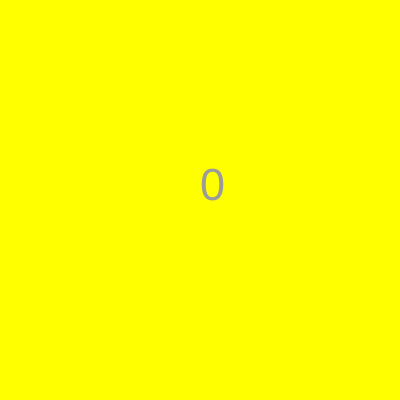
Frame 1 (no input)
Frame 60 (no input): identical to frame 1, image omitted
Frame 120 (the mouse pressed at the canvas centre since frame 60): identical to frame 1, image omitted

The p5.js sketch that drew this single still picture (run headless with seeded random() and noise() and a simulated clock; from frame 60 on, the mouse is pressed at the canvas centre):

// p5.js sketch
// ── sketch.js
let state = 0;
let timer = 0;

function setup() {
  createCanvas(400, 400);
}

function draw() {

  background(100);

  switch (state) {

    case 0:
      background("yellow");
      fill(155);
      textSize(45);
      text("0", width / 2, height / 2);

      //timer code
      timer++;
      if (timer > 3 * 60) {
        timer = 0;
        state = 1;
      }
      break;

    case 1:
      background(14, 230, 212);
      fill(255);
      textSize(30);
      text("1", width / 2, height / 2);

      //timer code
      timer++;
      if (timer > 5 * 60) {
        timer = 0;
        state = 2;
      }

      break;

    case 2:
      background(250, 187, 228);
      fill(0);
      textSize(60);
      text("2", width / 2, height / 2);

      //timer code
      timer++;
      if (timer > 4 * 60) {
        timer = 0;
        state = 0;
      }

      break;

  }
}
